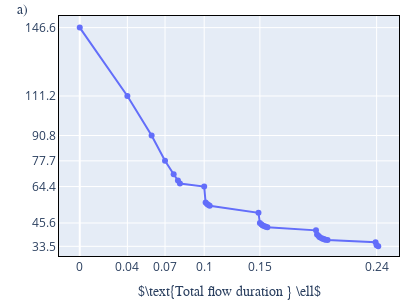

The cell this chart's notebook holds for it:
### Code cell
import plotly.graph_objs as go
import plotly.express as px
color_discrete_sequence=px.colors.qualitative.G10


x = [0]+ [ x + 1 for x in range( flow.nmb_flow_steps)]
x = [ sum(flow.flow_outputs['minimizing_flow_step'][:i]) for i in 
    range(1,1+len(flow.flow_outputs['minimizing_flow_step']))]

norms = flow.flow_outputs['minimal_norm_sigma_H_s']
fig_norm = px.line(x=x, y=norms,        markers=True)
fig_norm.update_yaxes(range=[min(norms)-5,max(norms)+6])

y_selection = [0,1,2,3,7,13,-1]
y_labels_rounded = [ round(y, 1 ) for y in norms ]
y_vals = [norms[i] for i in y_selection]
y_labels = [ y_labels_rounded[i] for i in y_selection]
x_selection = [0,1,3,7,13,-2]
x_vals = [x[i] for i in x_selection]
x_labels = [ round(x[i],2)for i in x_selection]


fig_norm.update_xaxes(showline=True, linewidth=1, linecolor='black', mirror=True)
fig_norm.update_yaxes(showline=True, linewidth=1, linecolor='black', mirror=True)
fig_norm.update_layout(margin=dict(l=20, r=0, b=0, t=16))
fig_norm.update_layout(
    autosize=False,
    width=400,
    height=300)
fig_norm.update_layout(
    xaxis=dict(
        title=r'$\text{Total flow duration } \ell$',
        titlefont=dict(
            family='Courier New, monospace',
            size=14
        ),
        tickmode = 'array',
        tickvals = x_vals,
        ticktext = x_labels
    ))
fig_norm.update_layout(
    yaxis = dict(
        title = '',
        tickmode = 'array',
        tickvals = y_vals,
        ticktext = y_labels
    )
)
fig_norm.add_annotation(x=-.13, y=1.061,
            text='a)',
            xref="paper",
    yref="paper",
            showarrow=False,font=dict(
            family='Courier New, monospace',
            size=14
        )
)
fig_norm.write_image( 'figs/'+hamiltonian_name+'_norm_decay_30_steps.pdf' )
fig_norm.show()

### Figure 1 — Plotly figure (JSON) as saved in the notebook; plotly's stock layout.template omitted (floating-point values rounded to 4 significant figures)
{"data": [{"hovertemplate": "x=%{x}<br>y=%{y}<extra></extra>", "legendgroup": "", "line": {"color": "#636efa", "dash": "solid"}, "marker": {"symbol": "circle"}, "mode": "lines+markers", "name": "", "orientation": "v", "showlegend": false, "type": "scatter", "x": [0, 0.03914, 0.05906, 0.07008, 0.07719, 0.0807, 0.08234, 0.1023, 0.1034, 0.1046, 0.1058, 0.1068, 0.1469, 0.148, 0.1494, 0.1504, 0.1519, 0.1529, 0.1542, 0.1941, 0.195, 0.1963, 0.1972, 0.1988, 0.1997, 0.201, 0.2019, 0.2037, 0.2431, 0.244, 0.2453], "xaxis": "x", "y": [146.6, 111.2, 90.8, 77.7, 70.79, 67.51, 65.97, 64.4, 56.09, 55.35, 54.89, 54.48, 50.79, 45.55, 44.71, 44.21, 43.84, 43.55, 43.31, 41.74, 39.61, 38.76, 38.17, 37.7, 37.35, 37.11, 36.9, 36.7, 35.62, 34.04, 33.47], "yaxis": "y"}], "layout": {"annotations": [{"font": {"family": "Courier New, monospace", "size": 14}, "showarrow": false, "text": "a)", "x": -0.13, "xref": "paper", "y": 1.061, "yref": "paper"}], "autosize": false, "height": 300, "legend": {"tracegroupgap": 0}, "margin": {"b": 0, "l": 20, "r": 0, "t": 16}, "width": 400, "xaxis": {"anchor": "y", "domain": [0, 1], "linecolor": "black", "linewidth": 1, "mirror": true, "showline": true, "tickmode": "array", "ticktext": [0, 0.04, 0.07, 0.1, 0.15, 0.24], "tickvals": [0, 0.03914, 0.07008, 0.1023, 0.148, 0.244], "title": {"font": {"family": "Courier New, monospace", "size": 14}, "text": "$\\text{Total flow duration } \\ell$"}}, "yaxis": {"anchor": "x", "domain": [0, 1], "linecolor": "black", "linewidth": 1, "mirror": true, "range": [28.47, 152.6], "showline": true, "tickmode": "array", "ticktext": [146.6, 111.2, 90.8, 77.7, 64.4, 45.6, 33.5], "tickvals": [146.6, 111.2, 90.8, 77.7, 64.4, 45.55, 33.47], "title": {"text": ""}}}}
